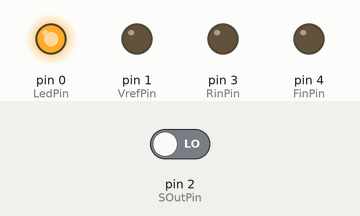
A sketch run on a simulated Arduino Uno, built with avr-gcc and run on an emulated ATmega328P. Shown: output pins drawn as LEDs (lit = HIGH). The inputs (shaded band) are chosen by the test bench; at power-on: pin 2 (SOutPin) LOW.

Above: at 0.1 s.
At 2.6 s:
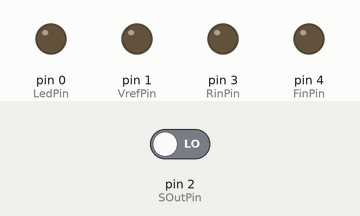
At 5.1 s:
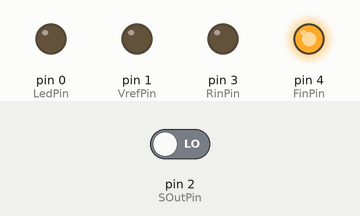
At 17.8 s:
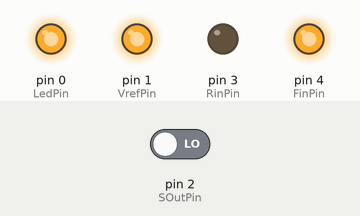
At 18.3 s:
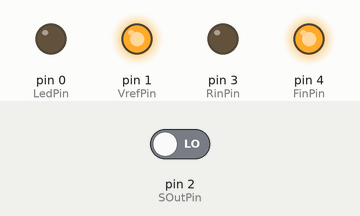
Timing chart, 0 to 19.8 s (numbered marks = the images above):
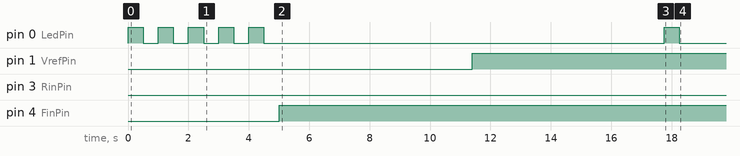

The sketch:

PicoAir.ino
```cpp
const int FinPin = 4;
const int RinPin = 3;
const int VrefPin = 1;
const int SOutPin = 2;
const int LedPin = 0;
void setMotor(bool reverse,byte speed) {
 if(reverse) {
  digitalWrite(FinPin, LOW);
  digitalWrite(RinPin, HIGH);
 } else {
   digitalWrite(FinPin, HIGH);
   digitalWrite(RinPin, LOW);
 }
  analogWrite(VrefPin,speed);
}

void motorsOff() {
  digitalWrite(FinPin, LOW);
  digitalWrite(RinPin, LOW);
  analogWrite(VrefPin,0);
}
uint32_t readIntensity() {
  uint32_t pulseWidth_usecs = 0;
  const int samples = 100;
  for(int i = 0; i < samples; i++) {
    pulseWidth_usecs += pulseIn(SOutPin,LOW);
  }
  uint32_t freqHz = (500000*samples)/pulseWidth_usecs;
  return freqHz;
}
void setup() {
  // put your setup code here, to run once:
  pinMode(FinPin, OUTPUT);
  pinMode(RinPin, OUTPUT);
  pinMode(VrefPin, OUTPUT);
  pinMode(LedPin, OUTPUT);
  pinMode(SOutPin, INPUT);
}

void flashLed(uint32_t ms) {
   digitalWrite(LedPin,HIGH);
   delay(ms/2);
   digitalWrite(LedPin,LOW);
   delay(ms/2);
}
void takeoff() {
   digitalWrite(FinPin,LOW);
   digitalWrite(RinPin,LOW);
   for(int i = 0; i < 5; i++) {
      flashLed(1000);
   }
   setMotor(false,0);
   for(int j = 0; j < 255; j++) {
       setMotor(false,j);
       delay(50);
   };
}

void land() {
   motorsOff();
   for(int i = 0; i < 10; i++) {
    flashLed(100);
   }
}
// find target intensity
uint32_t survey(uint32_t seconds) {
    uint32_t maxS = 0;
    uint32_t currS = 0;
    const uint32_t cruise = 128;
    setMotor(false,cruise);
    uint64_t stopT = millis() + (seconds * 1000);
    while(millis() < stopT) {
      currS = readIntensity();
      if(currS >= maxS) {
        maxS = currS;
      }
    }
    setMotor(true,cruise);
    stopT = millis() + (seconds * 1000);
    while(millis() < stopT) {
      currS = readIntensity();
      if(currS >= maxS) {
        maxS = currS;
      }
    }
    return maxS;
}

void findMarker(uint32_t targetS) {
  uint32_t currS = 0;
  uint32_t diff = 0;
  bool ledStatus = true;
 while(1) {
    currS = readIntensity();
    if(currS > targetS) {
      diff = (currS - targetS);
      if(diff > 1024) {
        diff = 1024;
      }
      setMotor(false,diff / 4);
    } else if(currS < targetS)  {
       diff = (targetS - currS);
      if(diff > 1024) {
        diff = 1024;
      }
      setMotor(true,diff / 4);
    }
    if(diff < 10) {
      return;
    }
  }
}
void loop() {
   motorsOff();
   takeoff();
   flashLed(1000);
   uint32_t t = survey(5);
   flashLed(1000);
   findMarker(t);
   land();
}
```

Measured:
- by itself, pin 0 (LedPin): goes 4 × (HIGH 0.50 s, LOW 0.50 s), HIGH 0.50 s, LOW 13.3 s, HIGH 0.50 s, then LOW
- by itself, pin 1 (VrefPin): LOW → HIGH at 11.4 s
- by itself, pin 4 (FinPin): LOW → HIGH at 5.0 s
